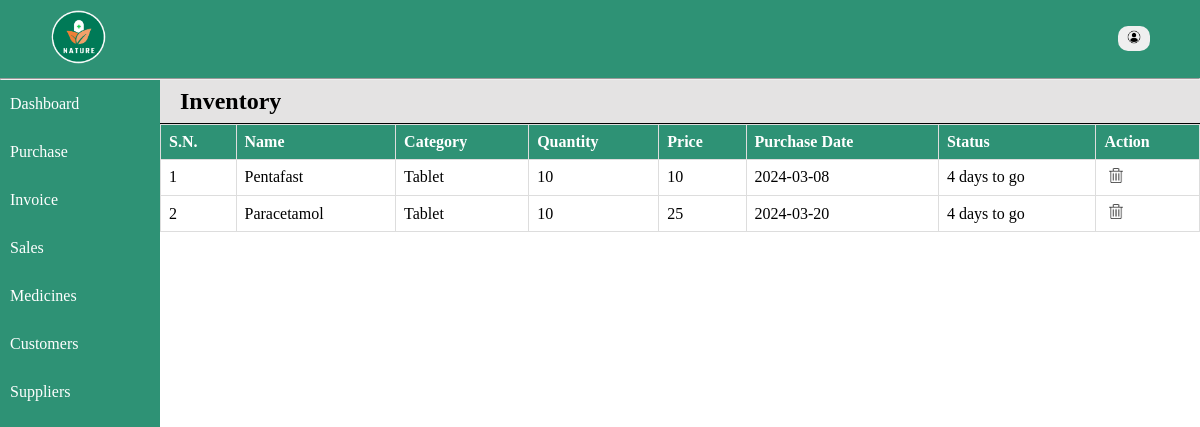
/home/inventory.php, run on an earlier commit of the app's database.
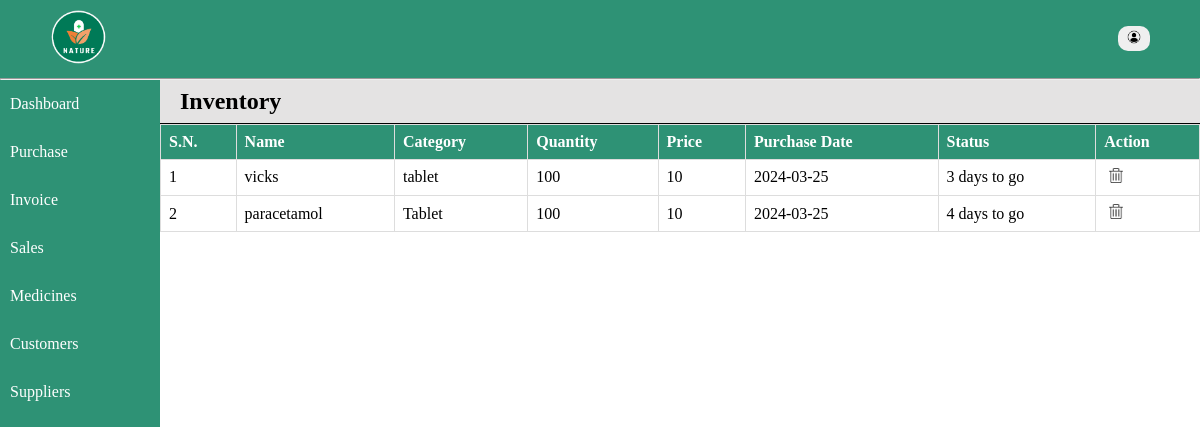
And on a later commit of the database.
### tables this page shows
CREATE TABLE `medicine` (
  `id` int(11) NOT NULL,
  `name` varchar(128) NOT NULL,
  `category` varchar(128) NOT NULL,
  `quantity` int(8) NOT NULL,
  `price` int(11) NOT NULL,
  `total` int(11) NOT NULL,
  `expiry` date NOT NULL,
  `date` date NOT NULL
);

### includes/database.php (called while the page is built, shortened)
<?php
    function select($conn, $arg) {
        $sql = "select * from $arg";
        $result = mysqli_query($conn, $sql);
        return $records = mysqli_fetch_all($result, MYSQLI_ASSOC);
    }
?>

### home/inventory.php (the view, shortened to what this page needs)
<?php
include '../includes/database.php';
$records = select($conn, 'medicine');
$status = '';
?>
<!DOCTYPE html>
<html lang="en">
<head>
    <link rel="stylesheet" href="../styles/style.css">
</head>
<body>
    <div class="container">
        <?php include '../includes/nav.php'; ?>
        <div class="main">
            <?php include '../includes/menu.php'; ?>
            <div class="content-wrapper">
            <div class="records">
                    <h2>Inventory</h2>
                    <table class="table">
                        <tr>
                            <th>S.N.</th>
                            <th>Name</th>
                            <th>Category</th>
                            <th>Quantity</th>
                            <th>Price</th>
                            <th>Purchase Date</th>
                            <th>Status</th>
                            <th>Action</th>
                        </tr>
                        <?php if (!empty($records)) : ?>
                            <?php foreach ($records as $key => $record) : ?>
                                <tr>
                                    <td><?= $key+1; ?></td>
                                    <td><?= $record['name']; ?></td>
                                    <td><?= $record['category']; ?></td>
                                    <td><?= $record['quantity']; ?></td>
                                    <td><?= $record['price']; ?></td>
                                    <td><?= $record['date']; ?></td>
                                    <?php if ($record['expiry'] < $record['date']) {
                                        $status = "Expired";
                                    } else {
                                        $one = date_create($record['expiry']);
                                        $two = date_create(date("Y-m-d"));
                                        $diff = date_diff($one, $two);
                                        $status = $diff->format("%a days to go");
                                    } ?>
                                    <td><?= $status; ?></td>
                                    <td><a href="../includes/delete.php?id= <?= $record['id']; ?>"><img src="../images/delete-icon.png" alt="delete" style="width: 14px;" class="action-btn"></a></td>
                                </tr>
                            <?php endforeach; ?>
                        <?php endif; ?>
                    </table>
            </div>
            </div>
        </div>
    </div>
</body>
</html>

### includes/nav.php (shortened to what this page needs)
<nav id="navbar">
          <a href="home.php"><img src="../images/logo.png" alt="logo" style="width: 60px;"></a>
          <div class="user-info">
              <button id="user-btn"><img src="../images/user.png" alt=""></button>
          </div>
      </nav>
      <hr style="color: #fff;">

### includes/menu.php
<div class="menu">
        <ul id="menu-list">
        <a href="home.php"><li>Dashboard</li></a>
        <a href="purchase.php"><li>Purchase</li></a>
        <a href="invoice.php"><li>Invoice</li></a>
        <a href="sales.php"><li>Sales</li></a>
        <a href="inventory.php"><li>Medicines</li></a>
        <a href="customers.php"><li>Customers</li></a>
        <a href="supplier.php"><li>Suppliers</li></a>
        </ul>
    </div>

### styles/style.css (style rules this page uses)
* { padding: 0; margin: 0; box-sizing: border-box; }
:root { --primary-color: rgba(0, 122, 87, 0.821); --secondary-color: rgba(106, 205, 177, 0.821); }
body { overflow: hidden; }
.container { color: #fff; }
nav { background-color: var(--primary-color); padding: 8px 48px; display: flex; justify-content: space-between; align-items: center; }
a { text-decoration: none; color: #fff; }
.user-info { font-size: 18px; }
.user-info button { margin: 2px 2px; width: 32px; border-radius: 10px; padding: 4px; background-color: none; font-size: 14px; cursor: pointer; border: none; transition: 0.6s; }
.user-info button img { width: 14px; }
#menu-list { float: left; list-style: none; background-color: var(--primary-color); height: 100vh; width: 10em; }
#menu-list li { padding: 15px 10px; }
.main { background: #fff; display: flex; }
.content-wrapper { width: 100%; color: #000; }
.records { width: 100%; color: #000; }
.records h2 { display: block; padding: 8px 20px; border-bottom: 1px solid black; background-color: rgb(228, 227, 227); }
.table { width: 100%; border-collapse: collapse; }
.table tr { width: 100%; }
.table th { padding: 12px 0; text-align: left; background-color: var(--primary-color); color: white; }
.table td, .table th { padding: 8px; border: 1px solid #ddd; }
.action-btn { margin: 0 5px; }
.bill-table td, th { border: 1px solid black; }

What changed in the data, as far as the page shows it:
removed medicine: name "Pentafast", category "Tablet", quantity "10", price "10", date "2024-03-08", expiry "4 days to go"
removed medicine: name "Paracetamol", category "Tablet", quantity "10", price "25", date "2024-03-20", expiry "4 days to go"
added medicine: name "vicks", category "tablet", quantity "100", price "10", date "2024-03-25", expiry "3 days to go"
added medicine: name "paracetamol", category "Tablet", quantity "100", price "10", date "2024-03-25", expiry "4 days to go"
